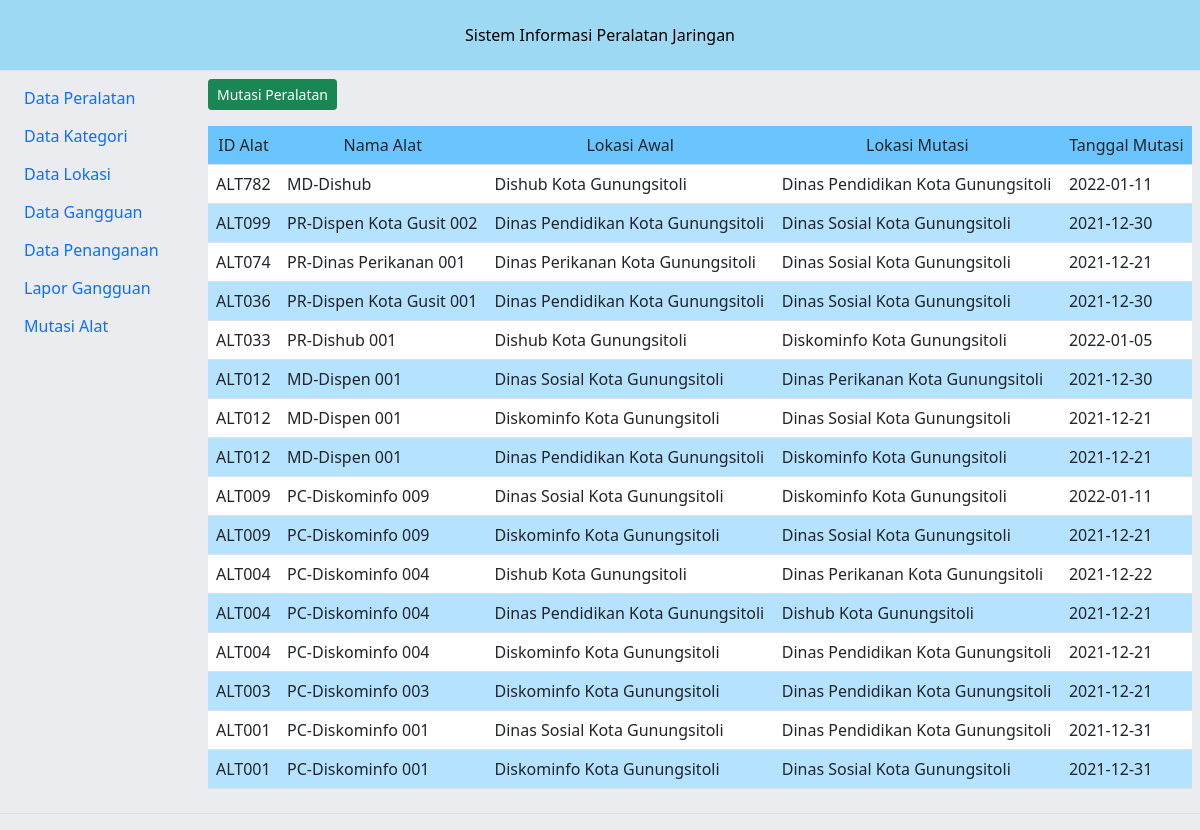
Screenshot of /mutasi with the database file from the repository.
### tables this page shows
CREATE TABLE `tblhistorilokasi` (
  `id_histori` int(20) NOT NULL,
  `id_alat` char(20) NOT NULL,
  `id_lokasi_a` char(20) NOT NULL,
  `id_lokasi_b` char(20) NOT NULL,
  `tgl` date NOT NULL
);

CREATE TABLE `tblalat` (
  `id_alat` char(20) NOT NULL,
  `id_kategori` char(20) NOT NULL,
  `id_lokasi` char(20) NOT NULL,
  `nama_peralatan` varchar(200) NOT NULL,
  `tahun_beli` date NOT NULL,
  `desc_alat` text NOT NULL,
  `jlh_port` text NOT NULL,
  `nama_wifi` varchar(200) NOT NULL,
  `pass_wifi` text NOT NULL,
  `frek_alat` text NOT NULL,
  `l_frek_alat` varchar(50) NOT NULL,
  `k_ram` text NOT NULL,
  `k_hardisk` text NOT NULL,
  `t_processor` text NOT NULL,
  `status_alat` char(20) NOT NULL,
  `p_img` text NOT NULL
);

CREATE TABLE `tbllokasi` (
  `id_lokasi` char(20) NOT NULL,
  `nama_lokasi` varchar(150) NOT NULL
);

### view_data/mutasi_alat.php (the view, shortened to what this page needs)
<?php
	echo"<a class='btn btn-success btn-sm' href='tambahmutasi'>Mutasi Peralatan</a></p>";
	$sql = mysqli_query($dblink,"SELECT * from tblhistorilokasi,tblalat,tbllokasi WHERE tblhistorilokasi.id_alat=tblalat.id_alat AND tbllokasi.id_lokasi=tblalat.id_lokasi AND tblhistorilokasi.id_lokasi_b<>'' order by tblhistorilokasi.id_alat desc, tblhistorilokasi.id_histori DESC");
		echo"<div class='table-responsive'><table class='table table-hover'>
			<tr bgcolor=#6ac5fe>
				<td align='center'>ID Alat</td>
				<td align='center'>Nama Alat</td>
				<td align='center'>Lokasi Awal</td>
				<td align='center'>Lokasi Mutasi</td>
				<td align='center'>Tanggal Mutasi</td>
			</tr>";
		$i =0;
		while ($r=mysqli_fetch_array($sql,MYSQLI_ASSOC)){
  		$i++ ;
			if(($i % 2)==0)
				$bg="#b5e2ff";
			else
				$bg= "#fff";
			$xidal = isset($r['id_alat']) ? $r['id_alat'] : '';
			$xnal = isset($r['nama_peralatan']) ? $r['nama_peralatan'] : '';
			$xidla = isset($r['id_lokasi_a']) ? $r['id_lokasi_a'] : '';
			$xidlb = isset($r['id_lokasi_b']) ? $r['id_lokasi_b'] : '';
			$xtglm = isset($r['tgl']) ? $r['tgl'] : '';
			$xsql=mysqli_query($dblink,"SELECT * from tbllokasi where id_lokasi='$xidla'");
			while ($xr=mysqli_fetch_array($xsql,MYSQLI_ASSOC)){
				$xnmla = isset($xr['nama_lokasi']) ? $xr['nama_lokasi'] : '';
			}
			$dsql=mysqli_query($dblink,"SELECT * from tbllokasi where id_lokasi='$xidlb'");
			while ($dr=mysqli_fetch_array($dsql,MYSQLI_ASSOC)){
				$xnmlb = isset($dr['nama_lokasi']) ? $dr['nama_lokasi'] : '';
			}
		echo"<tr bgcolor=$bg>
				<td>$xidal</td>
				<td>$xnal</td>
				<td>$xnmla</td>
				<td>$xnmlb</td>
				<td>$xtglm</td>
			</tr>";
		}
		echo"</table>";
?>

### rows the page displays
tblhistorilokasi: id_alat.id_alat "ALT782", id_alat.nama_peralatan "MD-Dishub", tbllokasi.nama_lokasi "Dishub Kota Gunungsitoli", tbllokasi.nama_lokasi "Dinas Pendidikan Kota Gunungsitoli", tgl "2022-01-11"
tblhistorilokasi: id_alat.id_alat "ALT099", id_alat.nama_peralatan "PR-Dispen Kota Gusit 002", tbllokasi.nama_lokasi "Dinas Pendidikan Kota Gunungsitoli", tbllokasi.nama_lokasi "Dinas Sosial Kota Gunungsitoli", tgl "2021-12-30"
tblhistorilokasi: id_alat.id_alat "ALT074", id_alat.nama_peralatan "PR-Dinas Perikanan 001", tbllokasi.nama_lokasi "Dinas Perikanan Kota Gunungsitoli", tbllokasi.nama_lokasi "Dinas Sosial Kota Gunungsitoli", tgl "2021-12-21"
tblhistorilokasi: id_alat.id_alat "ALT036", id_alat.nama_peralatan "PR-Dispen Kota Gusit 001", tbllokasi.nama_lokasi "Dinas Pendidikan Kota Gunungsitoli", tbllokasi.nama_lokasi "Dinas Sosial Kota Gunungsitoli", tgl "2021-12-30"
tblhistorilokasi: id_alat.id_alat "ALT033", id_alat.nama_peralatan "PR-Dishub 001", tbllokasi.nama_lokasi "Dishub Kota Gunungsitoli", tbllokasi.nama_lokasi "Diskominfo Kota Gunungsitoli", tgl "2022-01-05"
tblhistorilokasi: id_alat.id_alat "ALT012", id_alat.nama_peralatan "MD-Dispen 001", tbllokasi.nama_lokasi "Dinas Sosial Kota Gunungsitoli", tbllokasi.nama_lokasi "Dinas Perikanan Kota Gunungsitoli", tgl "2021-12-30"
tblhistorilokasi: id_alat.id_alat "ALT012", id_alat.nama_peralatan "MD-Dispen 001", tbllokasi.nama_lokasi "Diskominfo Kota Gunungsitoli", tbllokasi.nama_lokasi "Dinas Sosial Kota Gunungsitoli", tgl "2021-12-21"
tblhistorilokasi: id_alat.id_alat "ALT012", id_alat.nama_peralatan "MD-Dispen 001", tbllokasi.nama_lokasi "Dinas Pendidikan Kota Gunungsitoli", tbllokasi.nama_lokasi "Diskominfo Kota Gunungsitoli", tgl "2021-12-21"
tblhistorilokasi: id_alat.id_alat "ALT009", id_alat.nama_peralatan "PC-Diskominfo 009", tbllokasi.nama_lokasi "Dinas Sosial Kota Gunungsitoli", tbllokasi.nama_lokasi "Diskominfo Kota Gunungsitoli", tgl "2022-01-11"
tblhistorilokasi: id_alat.id_alat "ALT009", id_alat.nama_peralatan "PC-Diskominfo 009", tbllokasi.nama_lokasi "Diskominfo Kota Gunungsitoli", tbllokasi.nama_lokasi "Dinas Sosial Kota Gunungsitoli", tgl "2021-12-21"
tblhistorilokasi: id_alat.id_alat "ALT004", id_alat.nama_peralatan "PC-Diskominfo 004", tbllokasi.nama_lokasi "Dishub Kota Gunungsitoli", tbllokasi.nama_lokasi "Dinas Perikanan Kota Gunungsitoli", tgl "2021-12-22"
tblhistorilokasi: id_alat.id_alat "ALT004", id_alat.nama_peralatan "PC-Diskominfo 004", tbllokasi.nama_lokasi "Dinas Pendidikan Kota Gunungsitoli", tbllokasi.nama_lokasi "Dishub Kota Gunungsitoli", tgl "2021-12-21"
tblhistorilokasi: id_alat.id_alat "ALT004", id_alat.nama_peralatan "PC-Diskominfo 004", tbllokasi.nama_lokasi "Diskominfo Kota Gunungsitoli", tbllokasi.nama_lokasi "Dinas Pendidikan Kota Gunungsitoli", tgl "2021-12-21"
tblhistorilokasi: id_alat.id_alat "ALT003", id_alat.nama_peralatan "PC-Diskominfo 003", tbllokasi.nama_lokasi "Diskominfo Kota Gunungsitoli", tbllokasi.nama_lokasi "Dinas Pendidikan Kota Gunungsitoli", tgl "2021-12-21"
tblhistorilokasi: id_alat.id_alat "ALT001", id_alat.nama_peralatan "PC-Diskominfo 001", tbllokasi.nama_lokasi "Dinas Sosial Kota Gunungsitoli", tbllokasi.nama_lokasi "Dinas Pendidikan Kota Gunungsitoli", tgl "2021-12-31"
tblhistorilokasi: id_alat.id_alat "ALT001", id_alat.nama_peralatan "PC-Diskominfo 001", tbllokasi.nama_lokasi "Diskominfo Kota Gunungsitoli", tbllokasi.nama_lokasi "Dinas Sosial Kota Gunungsitoli", tgl "2021-12-31"
